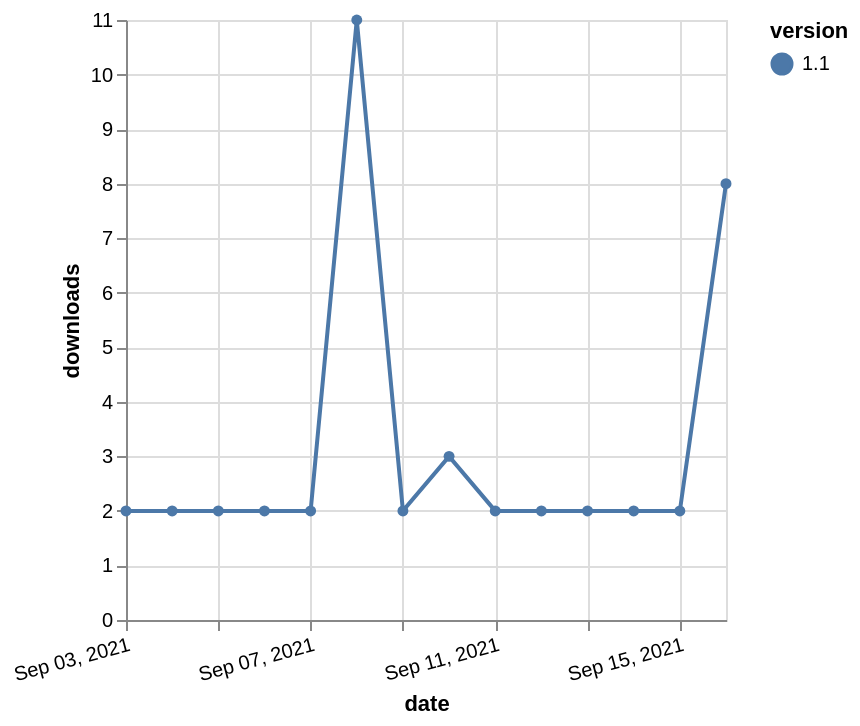

Vega-Lite specification for this chart:
### Vega-Lite specification from a JSON file in a GitHub repository (floating-point values rounded to 4 significant figures)
{"$schema": "https://vega.github.io/schema/vega-lite/v5.json", "description": "A simple bar chart with embedded data.", "data": {"values": [{"date": "2021-09-03", "total": 937, "delta": 2, "version": "1.1"}, {"date": "2021-09-04", "total": 939, "delta": 2, "version": "1.1"}, {"date": "2021-09-05", "total": 941, "delta": 2, "version": "1.1"}, {"date": "2021-09-06", "total": 943, "delta": 2, "version": "1.1"}, {"date": "2021-09-07", "total": 945, "delta": 2, "version": "1.1"}, {"date": "2021-09-08", "total": 956, "delta": 11, "version": "1.1"}, {"date": "2021-09-09", "total": 958, "delta": 2, "version": "1.1"}, {"date": "2021-09-10", "total": 961, "delta": 3, "version": "1.1"}, {"date": "2021-09-11", "total": 963, "delta": 2, "version": "1.1"}, {"date": "2021-09-12", "total": 965, "delta": 2, "version": "1.1"}, {"date": "2021-09-13", "total": 967, "delta": 2, "version": "1.1"}, {"date": "2021-09-14", "total": 969, "delta": 2, "version": "1.1"}, {"date": "2021-09-15", "total": 971, "delta": 2, "version": "1.1"}, {"date": "2021-09-16", "total": 979, "delta": 8, "version": "1.1"}]}, "width": "container", "mark": {"type": "line", "point": {"filled": true}}, "encoding": {"x": {"field": "date", "type": "temporal", "timeUnit": "yearmonthdate", "title": "date", "axis": {"labelAngle": -15}}, "y": {"field": "delta", "type": "quantitative", "title": "downloads"}, "color": {"field": "version", "type": "nominal"}, "tooltip": {"field": "delta"}}}
